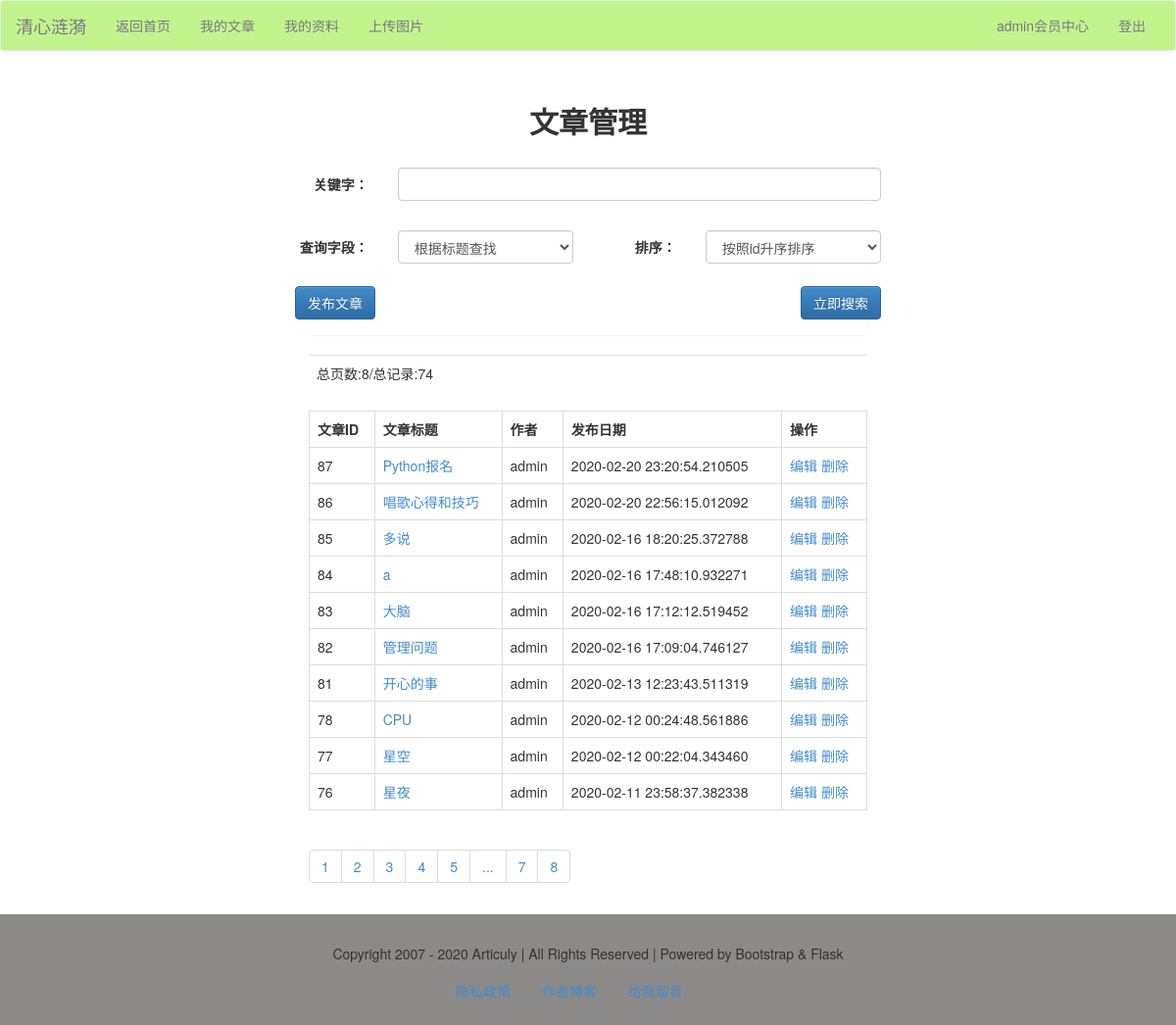
The app's page /member/article/list (signed in), older data.
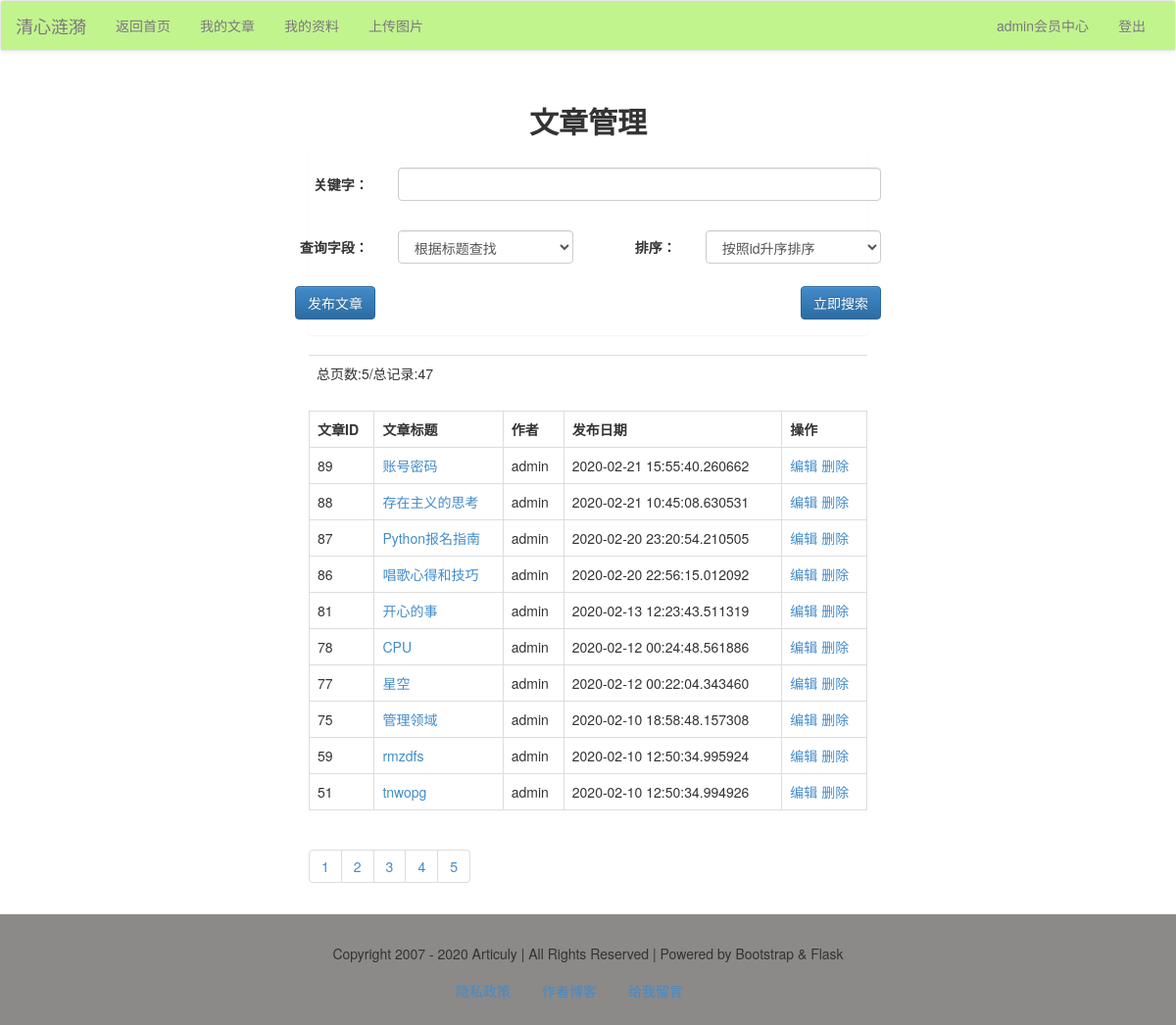
The same page, newer data.
### models.py (models this page shows)
class Article(db.Model):
    id = db.Column(db.Integer, primary_key=True)
    title = db.Column(db.String)
    thumb = db.Column(db.String)
    intro = db.Column(db.String)
    author = db.Column(db.String)
    content = db.Column(db.Text)
    pubdate = db.Column(db.DateTime, default=datetime.now)
    cate_id = db.Column(db.Integer, db.ForeignKey('category.cate_id'))

### member/articles.py (the view)
@member_app.route("/article/list/<int:page>", methods=['get', 'post'])
@member_app.route("/article/list", defaults={"page": 1}, methods=['get', 'post'])
def article_list(page):
    if request.method == 'POST':
        q = request.form['q']
        condition = {request.form['field']: q}
        if request.form['field'] == 'title':
            condition = Article.title.like('%%%s%%' % q)
        else:
            condition = Article.content.like('%%%s%%' % q)
        if request.form['order'] == '1':
            order = Article.id.asc()
        else:
            order = Article.id.desc()
        res = Article.query.filter(Article.author == session['user']).filter(condition).order_by(order).paginate(page,
                                                                                                                 10)
    else:
        res = Article.query.filter(Article.author == session['user']).order_by(Article.id.desc()).paginate(page, 10)
    articles = res.items
    pageList = res.iter_pages()
    total = res.total
    pages = res.pages
    return render_template("member/article/article_list.html", articles=articles, pageList=pageList, total=total,
                           pages=pages)

### app.py (called while the page is built)
@app.context_processor
def account():
    username = session.get('user')
    return {'username': username}

@app.context_processor
def getCateList():
    cates = Category.query.all()
    return {'cates': cates}

### libs.py (called while the page is built)
def login_required(func):
    @wraps(func)
    def decorator_nest(*args, **kwargs):
        if not 'user' in session:
            return redirect(url_for('login'))
        else:
            print(func)
            return func(*args, **kwargs)
    return decorator_nest

### member/member_app.py (called while the page is built)
@member_app.before_request
@login_required
def is_login():
    print(session['user'])

### templates/member/article/article_list.html (shortened to what the changed rows need)
{% extends "member/member_base.html" %}
{% block content %}
    <div class="container-fluid">
        <div class="row">
            <div class="main col-lg-6 col-lg-offset-3 col-md-8 col-md-offset-2 col-sm-10 col-sm-offset-1 col-xs-12">
                <h2 class="text-center"><b>文章管理</b></h2>
                <table class="table">
                    <tr>
                        <td>总页数:{{ pages }}/总记录:{{ total }}</td>
                    </tr>
                </table>
                <table class="table table-bordered">
                    <tr>
                        <th>文章ID</th>
                        <th>文章标题</th>
                        <th>作者</th>
                        <th>发布日期</th>
                        <th>操作</th>
                    </tr>
                    {% for article in articles %}
                        <tr>
                            <td>{{ article.id }}</td>
                            <td>
                                <a href="{{ url_for("article_app.view", article_id=article.id) }}">{{ article.title }}</a>
                            </td>
                            <td>{{ article.author }}</td>
                            <td>{{ article.pubdate }}</td>
                            <td>
                                <a href="{{ url_for("member_app.article_edit", article_id=article.id) }}">编辑</a>
                                <a href="{{ url_for("member_app.article_delete", article_id=article.id) }}">删除</a>
                            </td>
                        </tr>
                    {% endfor %}
                </table>
                <ul class="pagination">
                    {% for page in pageList %}
                        {% if page!=None %}
                            <li><a href="{{ url_for("member_app.article_list", page=page) }}">{{ page }}</a></li>
                        {% else %}
                            <li><a href="#">...</a></li>
                        {% endif %}
                    {% endfor %}
                </ul>
            </div>
        </div>
    </div>
{% endblock %}

Row changes from the older to the newer data that the page shows:
removed Article: id "85", title "多说", author "admin", pubdate "2020-02-16 18:20:25.372788"
removed Article: id "84", title "a", author "admin", pubdate "2020-02-16 17:48:10.932271"
removed Article: id "83", title "大脑", author "admin", pubdate "2020-02-16 17:12:12.519452"
removed Article: id "82", title "管理问题", author "admin", pubdate "2020-02-16 17:09:04.746127"
removed Article: id "76", title "星夜", author "admin", pubdate "2020-02-11 23:58:37.382338"
added Article: id "89", title "账号密码", author "admin", pubdate "2020-02-21 15:55:40.260662"
added Article: id "88", title "存在主义的思考", author "admin", pubdate "2020-02-21 10:45:08.630531"
changed Article id 87: title "Python报名" → "Python报名指南"
now on this page (row unchanged): Article: id "75", title "管理领域", author "admin", pubdate "2020-02-10 18:58:48.157308"
now on this page (row unchanged): Article: id "59", title "rmzdfs", author "admin", pubdate "2020-02-10 12:50:34.995924"
now on this page (row unchanged): Article: id "51", title "tnwopg", author "admin", pubdate "2020-02-10 12:50:34.994926"
Text that changed along with them:
{{ pages }}: "8" → "5"
{{ total }}: "74" → "47"
list line gone: "7"
list line gone: "8"
